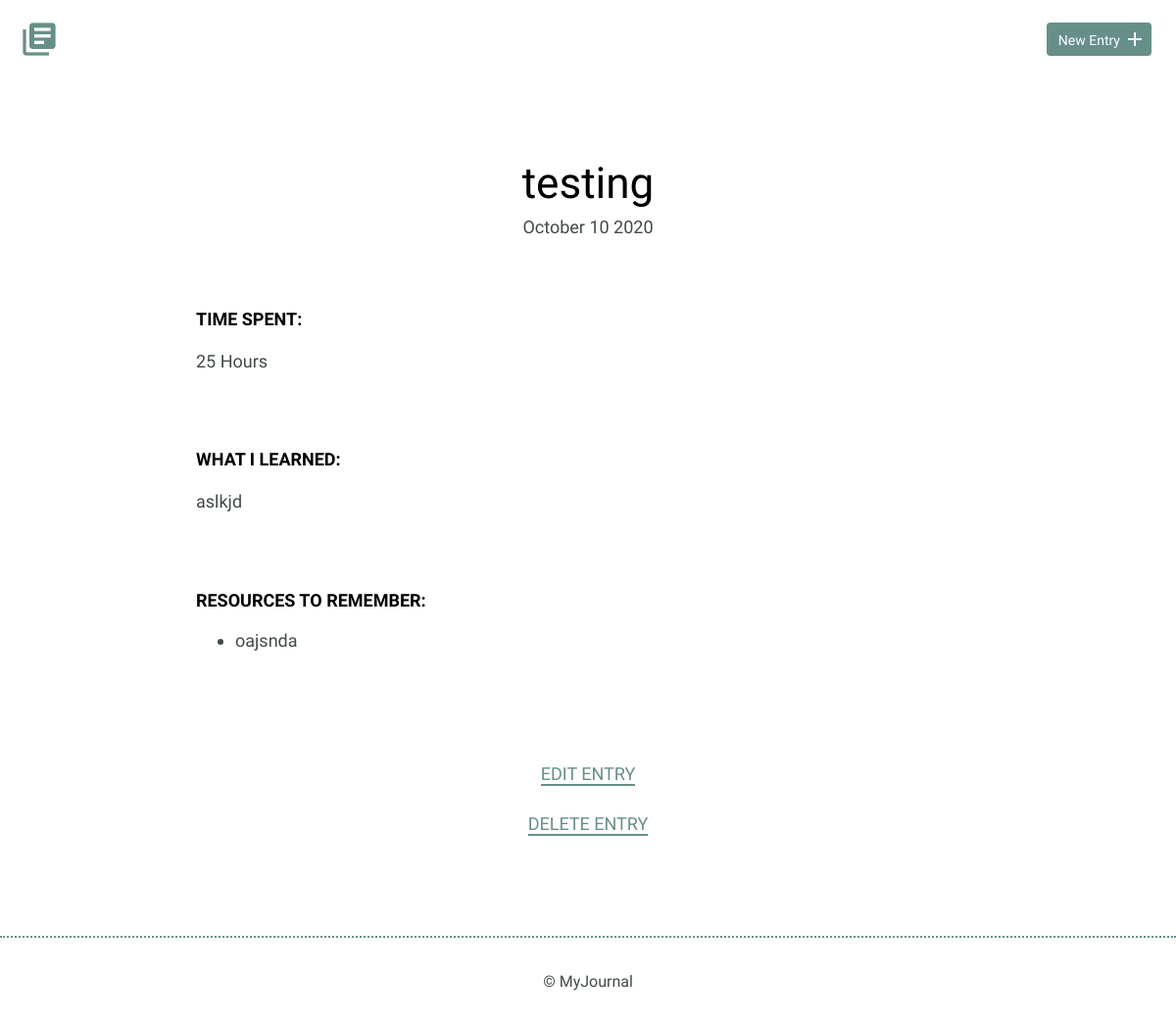
Before: /entries/2 with the older database file.
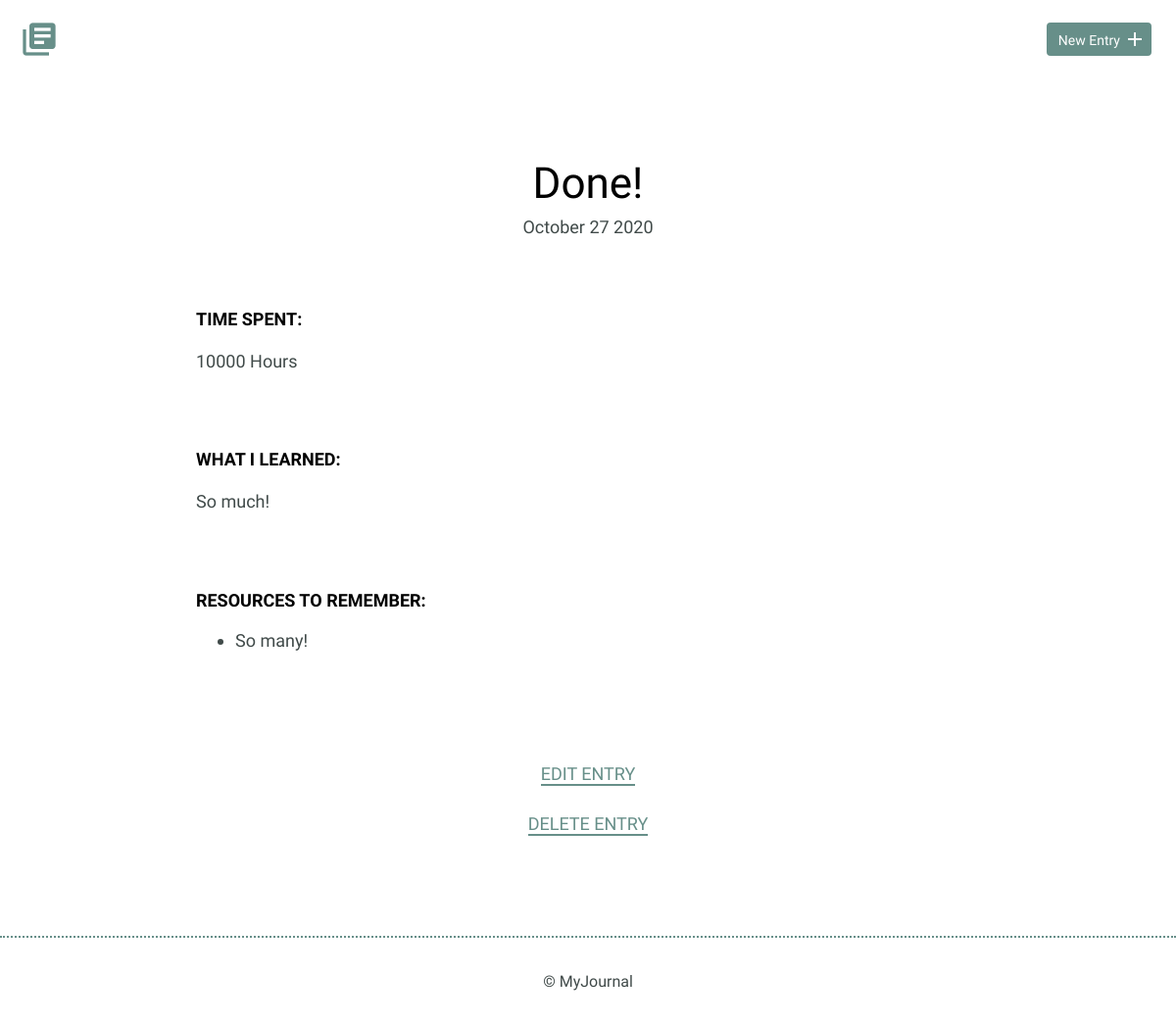
After: the same page with the newer database file.
### models.py (models this page shows, shortened)
class Entries(Model):
    id = AutoField()
    title = CharField(max_length=150)
    date = DateTimeField(default=datetime.datetime.now)
    time_spent = CharField(max_length=20)
    what_you_learned = TextField()
    resources_used = TextField()
    class Meta:
        database = DATABASE
        order_by = ('-date_of_entry',)

### app.py (the view)
@app.route('/entries/<int:entry_id>')
def detail(entry_id):
    try:
        entry = models.Entries.select().where(
            models.Entries.id == int(entry_id)
        ).get()
    except models.DoesNotExist:
        pass
    return render_template('detail.html', entry=entry)

### app.py (called while the page is built)
@app.before_request
def before_request():
    g.db = models.DATABASE
    g.db.connect()

@app.after_request
def after_request(response):
    g.db.close()
    return response

### templates/detail.html (shortened to what this page needs)
<!DOCTYPE html>
<html>
    <head>
        <link rel="stylesheet" href="/static/normalize.css">
        <link rel="stylesheet" href="/static/site.css">
    </head>
    <body>
        <header>
            <div class="container">
                <div class="site-header">
                    <a class="logo" href="/"><i class="material-icons">library_books</i></a>
                    <a class="button icon-right" href="new"><span>New Entry</span> <i class="material-icons">add</i></a>
                </div>
            </div>
        </header>
        <section>
        {% block content %}
            <div class="container">
                <div class="entry-list single">
                    <article>
                        <h1>{{ entry.title }}</h1>
                        <time datetime="{{ entry.date.strftime('%Y-%m-%d') }}">{{ entry.date.strftime('%B %d %Y') }}</time>
                        <div class="entry">
                            <h3>Time Spent: </h3>
                            <p>{{ entry.time_spent }} Hours</p>
                        </div>
                        <div class="entry">
                            <h3>What I Learned:</h3>
                            {% if entry.what_you_learned %}
                                {% for text in entry.what_you_learned.split('\n') %}
                                    <p>{{ text }}</p>
                                {% endfor %}
                            {% endif %}
                        </div>
                        <div class="entry">
                            <h3>Resources to Remember:</h3>
                            <ul>
                                {% if entry.resources_used %}
                                    {% for text in entry.resources_used.split('\n') %}
                                        <li>{{ text }}</li>
                                    {% endfor %}
                                {% endif %}
                            </ul>
                        </div>
                    </article>
                </div>
            </div>
            <div class="edit">
                <p><a href="{{ url_for('edit_entry', id=entry.id) }}">Edit Entry</a></p>
                <p><a href="{{ url_for('delete_entry', id=entry.id) }}">Delete Entry</a></p>
            </div>
        {% endblock %}
        </section>
        <footer>
            <div>
                &copy; MyJournal
            </div>
        </footer>
    </body>
</html>

### static/site.css (style rules this page uses)
body { font-size: 16px; color: #404a49; font-family: 'Cousine', serif; font-weight: 400; }
.container { margin: 0 auto; padding: 0 25px; }
header .site-header { margin: 0 auto; height: 95px; }
header .logo i { color: #678f89; margin: 20px 0 0 -5px; float: left; font-size: 40px; }
header .button { float: right; margin: 33px 0 0 0; }
footer { text-align: center; padding: 35px 0; border-top: 2px dotted #678f89; }
.button { padding: 8px 10px 6px 10px; background: #678f89; border: 2px solid #678f89; border-radius: 4px; text-decoration: none; color: #FFF; position: relative; text-align: center; font-size: 14px; }
.button.icon-right { padding-right: 30px; top: -10px; }
.button.icon-right i { position: absolute; top: 3px; right: 3px; }
h1, h2, h3 { margin: 0; font-weight: 400; line-height: 1em; color: #000; }
h1 { font-size: 44px; margin-bottom: 12px; }
h3 { font-size: 18px; font-family: 'Work Sans', serif; font-weight: 600; text-transform: uppercase; }
p { line-height: 1.8em; font-size: 18px; }
p a { border-bottom: 2px solid #678f89; padding: 0; color: #678f89; text-decoration: none; }
ul li { line-height: 1.8em; font-size: 18px; }
.entry-list, .edit-entry, .new-entry { max-width: 800px; margin: 0 auto; padding: 70px 0 150px 0; }
.entry-list article { margin-bottom: 70px; text-align: center; }
.entry-list article:last-child { margin-bottom: 0; }
.entry-list.single { padding-bottom: 70px; }
.entry-list.single time { font-size: 18px; }
.entry { max-width: 800px; margin: 75px auto 0 auto; text-align: left; }
.entry p { margin-bottom: 40px; }
.edit { padding-bottom: 80px; text-align: center; margin: 0 auto; }
.edit a { font-weight: 400; text-transform: uppercase; font-size: 18px; }

Changed rows visible on the page:
removed Entries: title "testing", date "October 10 2020", time_spent "25", what_you_learned "aslkjd", resources_used "oajsnda"
added Entries: title "Done!", date "October 27 2020", time_spent "10000", what_you_learned "So much!", resources_used "So many!"
